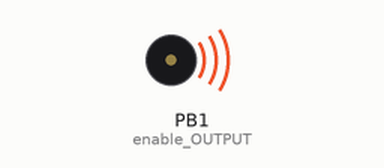
The sketch below on a simulated ATtiny85, built with avr-gcc and run on an emulated ATtiny85. On the bench: buzzer (waves = sounding).

Above: at 4.4 s.
At 107.3 s:
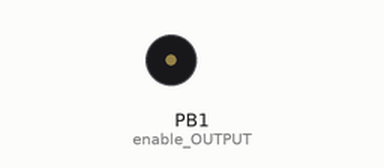
Timing chart, 0 to 108.8 s (numbered marks = the images above):
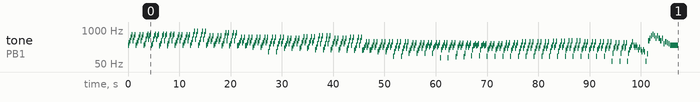

The sketch:

trinketTone.ino
```cpp
//
// --------- TTone, a "Trinket" tone generator --------------
// http://w8bh.net/avr/TrinketTone.pdf
// Author: Bruce E. Hall <bhall66@gmail.com>
// Date: 29 Dec 2013
// Hardware: Trinket, using AVR ATtiny85
// Software: Arduino 1.0.5
// Size: 2352 bytes
//
// This small application uses Timer1 on the ATtiny85
// to implement a tone generator & play some music.
//
// Connect a piezo buzzer between PB1 (#1) and ground.
//
// The software is loosely based on the Arduino Tone Library,
// but has been simplified for use in this small application.
//
// The tune is "Prelude in C", from the Well-Tempered Clavier,
// Book One, by J. S. Bach
//
#include "tones.h"
#include "song.h"
/************************************************
  Music Content is stored in the following array.
  PROGMEM is needed because of the large data size.
  "Prelude in C" Well-Tempered Clavier, J.S.Bach
*************************************************/


volatile uint32_t toggle_count;
// TrinketTone:
// Generate a square wave on a given frequency & duration
// Call with frequency (in hertz) and duration (in milliseconds).
// Uses Timer1 in CTC mode. Assumes PB1 already in OUPUT mode.
// Generated tone is non-blocking, so routine immediately
// returns while tone is playing.
void TrinketTone(uint16_t frequency, uint32_t duration)
{
  // scan through prescalars to find the best fit
  uint32_t ocr = F_CPU / frequency / 2;
  uint8_t prescalarBits = 1;
  while (ocr > 255)
  {
    prescalarBits++;
    ocr /= 2;
  }
  // CTC mode; toggle OC1A pin; set prescalar
  TCCR1 = 0x90 | prescalarBits;

  // Calculate note duration in terms of toggle count
  // Duration will be tracked by timer1 ISR
  toggle_count = frequency * duration / 500;
  OCR1C = ocr - 1; // Set the OCR
  bitWrite(TIMSK, OCIE1A, 1); // enable interrupt
}
// Timer1 Interrupt Service Routine:
// Keeps track of note duration via toggle counter
// When correct time has elapsed, counter is disabled
ISR(TIMER1_COMPA_vect)
{
  if (toggle_count != 0) // done yet?
    toggle_count--; // no, keep counting
  else // yes,
    TCCR1 = 0x90; // stop the counter
}
// PlayBach:
// Plays "Prelude in C", which is held in noteArray
// Uses PROGMEM to store array, due to large size
void PlayBach()
{
  int len = 150; // modify for speed
  int dly = 190; // modify for articulation
  for (int count = 0; count < NOTECOUNT; count++)
  {
    TrinketTone( pgm_read_word( &noteArray[count] ), len);
    delay(dly);
    if ((count > 512) and (count < 540)) // slow down (rit.) at end.
    {
      len += 3;
      dly += 5;
    }
  }
  TrinketTone(C4, 1500); // final note
  delay(1500);
}
void setup()
{
  pinMode(1, OUTPUT); // enable OUTPUT (PB1, #1)
  PlayBach(); // Music!
  pinMode(1, INPUT); // disable OUTPUT
}
void loop()
{
  // once is enough. Really.
}
```

song.h
```cpp
#define NOTECOUNT 544 // length of array
#include <avr/pgmspace.h> // needed for PROGMEM
const PROGMEM uint16_t noteArray[] =
{
  C4, E4, G4, C5, E5, G4, C5, E5, //measures 1-2, notes 1-32
  C4, E4, G4, C5, E5, G4, C5, E5,
  C4, D4, A4, D5, F5, A4, D5, F5,
  C4, D4, A4, D5, F5, A4, D5, F5,
  B3, D4, G4, D5, F5, G4, D5, F5, //measures 3-4, notes 33-64
  B3, D4, G4, D5, F5, G4, D5, F5,
  C4, E4, G4, C5, E5, G4, C5, E5,
  C4, E4, G4, C5, E5, G4, C5, E5,

  C4, E4, A4, E5, A5, A4, E5, A5, //measures 5-6, notes 65-96
  C4, E4, A4, E5, A5, A4, E5, A5,
  C4, D4, FS4, A4, D5, FS4, A4, D5,
  C4, D4, FS4, A4, D5, FS4, A4, D5,

  B3, D4, G4, D5, G5, G4, D5, G5, //measures 7-8, notes 97-128
  B3, D4, G4, D5, G5, G4, D5, G5,
  B3, C4, E4, G4, C5, E4, G4, C5,
  B3, C4, E4, G4, C5, E4, G4, C5,

  A3, C4, E4, G4, C5, E4, G4, C5, //measures 9-10, notes 129-160
  A3, C4, E4, G4, C5, E4, G4, C5,
  D3, A3, D4, FS4, C5, D4, FS4, C5,
  D3, A3, D4, FS4, C5, D4, FS4, C5,

  G3, B3, D4, G4, B4, D4, G4, B4, //measures 11-12, notes 161-192
  G3, B3, D4, G4, B4, D4, G4, B4,
  G3, AS3, E4, G4, CS5, E4, G4, CS5,
  G3, AS3, E4, G4, CS5, E4, G4, CS5,
  F3, A3, D4, A4, D5, D4, A4, D5, //measures 13-14, notes 193-224
  F3, A3, D4, A4, D5, D4, A4, D5,
  F3, GS3, D4, F4, B4, D4, F4, B4,
  F3, GS3, D4, F4, B4, D4, F4, B4,

  E3, G3, C4, G4, C5, C4, G4, C5, //measures 15-16, notes 225-256
  E3, G3, C4, G4, C5, C4, G4, C5,
  E3, F3, A3, C4, F4, A3, C4, F4,
  E3, F3, A3, C4, F4, A3, C4, F4,

  D3, F3, A3, C4, F4, A3, C4, F4, //measures 17-18, notes 257-288
  D3, F3, A3, C4, F4, A3, C4, F4,
  G2, D3, G3, B3, F4, G3, B3, F4,
  G2, D3, G3, B3, F4, G3, B3, F4,
  C3, E3, G3, C4, E4, G3, C4, E4, //measures 19-20, notes 289-320
  C3, E3, G3, C4, E4, G3, C4, E4,
  C3, G3, AS3, C4, E4, AS3, C4, E4,
  C3, G3, AS3, C4, E4, AS3, C4, E4,
  F2, F3, A3, C4, E4, A3, C4, E4, //measures 21-22, notes 321-352
  F2, F3, A3, C4, E4, A3, C4, E4,
  FS2, C3, A3, C4, DS4, A3, C4, DS4,
  FS2, C3, A3, C4, DS4, A3, C4, DS4,
  GS2, F3, B3, C4, D4, B3, C4, D4, //measures 23-24, notes 353-384
  GS2, F3, B3, C4, D4, B3, C4, D4,
  G2, F3, G3, B3, D4, G3, B3, D4,
  G2, F3, G3, B3, D4, G3, B3, D4,

  G2, E3, G3, C4, E4, G3, C4, E4, //meaures 25-26, notes 385-416
  G2, E3, G3, C4, E4, G3, C4, E4,
  G2, D3, G3, C4, F4, G3, C4, F4,
  G2, D3, G3, C4, F4, G3, C4, F4,
  G2, D3, G3, B3, F4, G3, B3, F4, //measures 27-28, notes 417-448
  G2, D3, G3, B3, F4, G3, B3, F4,
  G2, DS3, A3, C4, FS4, A3, C4, FS4,
  G2, DS3, A3, C4, FS4, A3, C4, FS4,
  G2, E3, G3, C4, G4, G3, C4, G4, //measures 29-30, notes 449-480
  G2, E3, G3, C4, G4, G3, C4, G4,
  G2, F3, G3, C4, F4, G3, C4, F4,
  G2, F3, G3, C4, F4, G3, C4, F4,
  G2, F3, G3, B3, F4, G3, B3, F4, //measures 31-32, notes 481-512
  G2, F3, G3, B3, F4, G3, B3, F4,
  C2, C3, G3, AS3, E4, G3, AS3, E4,
  C2, C3, G3, AS3, E4, G3, AS3, E4,
  C2, C3, F3, A3, C4, F4, C4, A3, //measures 33-34, notes 513-544
  C4, A3, F3, A3, F3, D3, F3, D3,
  C2, B2, G4, B4, D5, F5, D5, B4,
  D5, B4, G4, B4, D4, F4, E4, D4,
};
```

tones.h
```cpp
/*************************************************
* Note Pitch Constants
*************************************************/
#define B0 31
#define C1 33
#define CS1 35
#define D1 37
#define DS1 39
#define E1 41
#define F1 44
#define FS1 46
#define G1 49
#define GS1 52
#define A1 55
#define AS1 58
#define B1 62
#define C2 65
#define CS2 69
#define D2 73
#define DS2 78
#define E2 82
#define F2 87
#define FS2 93
#define G2 98
#define GS2 104
#define A2 110
#define AS2 117
#define B2 123
#define C3 131
#define CS3 139
#define D3 147
#define DS3 156
#define E3 165
#define F3 175
#define FS3 185
#define G3 196
#define GS3 208
#define A3 220
#define AS3 233
#define B3 247
#define C4 262
#define CS4 277
#define D4 294
#define DS4 311
#define E4 330
#define F4 349
#define FS4 370
#define G4 392
#define GS4 415
#define A4 440
#define AS4 466
#define B4 494
#define C5 523
#define CS5 554
#define D5 587
#define DS5 622
#define E5 659
#define F5 698
#define FS5 740
#define G5 784
#define GS5 831
#define A5 880
#define AS5 932
#define B5 988
#define C6 1047
#define CS6 1109
#define D6 1175
#define DS6 1245
#define E6 1319
#define F6 1397
#define FS6 1480
#define G6 1568
#define GS6 1661
#define A6 1760
#define AS6 1865
#define B6 1976
#define C7 2093
#define CS7 2217
#define D7 2349
#define DS7 2489
#define E7 2637
#define F7 2794
#define FS7 2960
#define G7 3136
#define GS7 3322
#define A7 3520
#define AS7 3729
#define B7 3951
#define C8 4186
#define CS8 4435
#define D8 4699
#define DS8 4978
/*************************************************
* Note Duration Constants (not used in this app)
*************************************************/
#define FN 1 // 64th note
#define TN 2 // 32nd note
#define DTN 3 // dotted 32nd note
#define SN 4 // 16th note
#define DSN 6 // dotted 16th note
#define EN 8 // 8th note
#define DEN 12 // dotted 8th note
#define QN 16 // quarter note
#define DQN 24 // dotted quarter note
#define HN 32 // half note
#define DHN 48 // dotted half note
#define WN 64 // whole note
#define DWN 96 // dotted whole note
```
